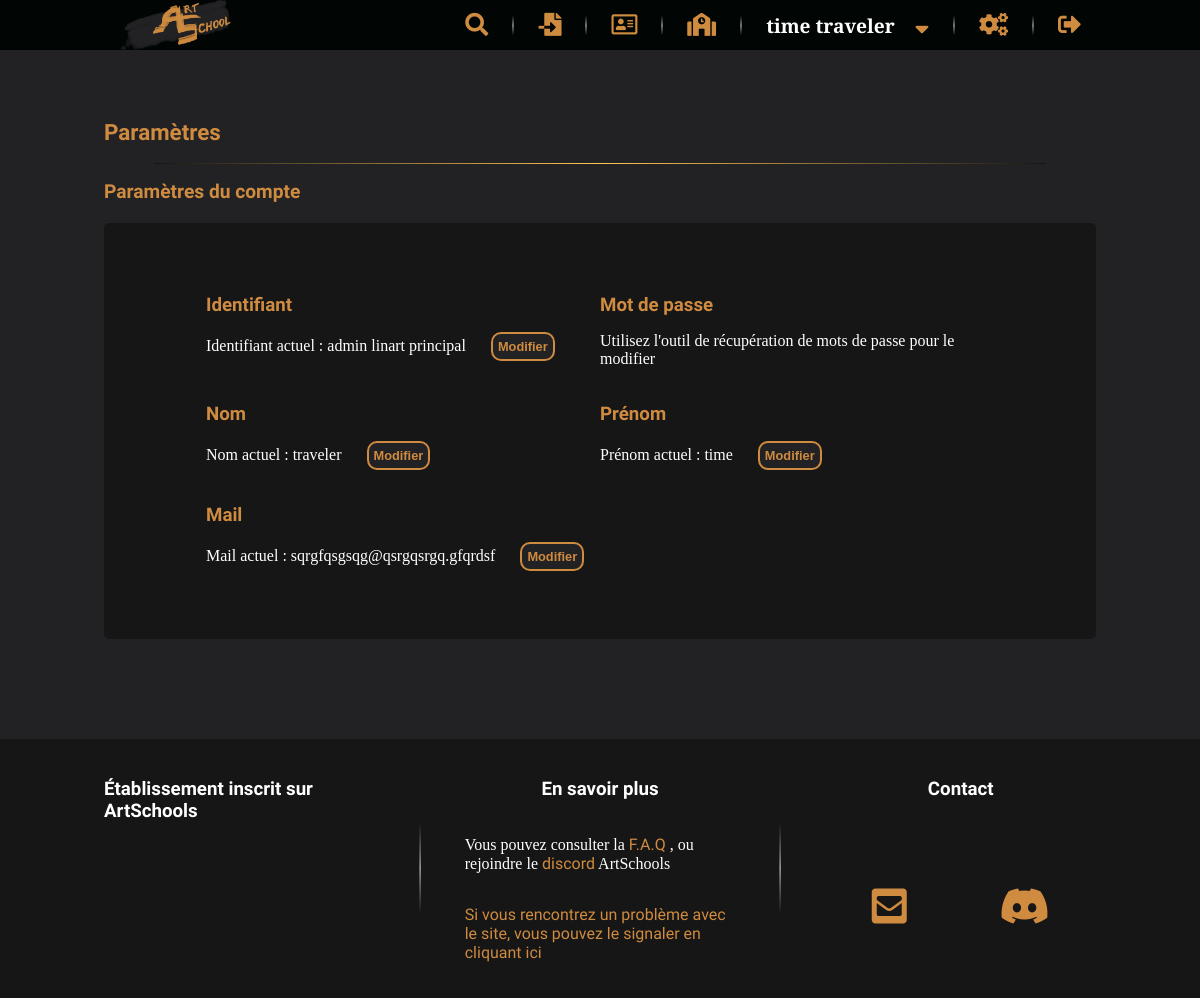
Page /P5_01_Code/index.php?action=settings (signed in) on the committed database.
### tables this page shows
CREATE TABLE IF NOT EXISTS `as_user` (
  `id` int(11) NOT NULL AUTO_INCREMENT,
  `pseudo` varchar(50) NOT NULL,
  `firstName` varchar(100) DEFAULT NULL,
  `lastName` varchar(100) DEFAULT NULL,
  `mail` varchar(255) NOT NULL,
  `school` varchar(255) NOT NULL,
  `schoolGroup` varchar(50) DEFAULT NULL,
  `password` varchar(255) NOT NULL,
  `temporaryPassword` text DEFAULT NULL,
  `beingReset` tinyint(1) NOT NULL DEFAULT 0,
  `nbWarning` int(11) NOT NULL DEFAULT 0,
  `isBan` tinyint(1) NOT NULL DEFAULT 0,
  `isAdmin` tinyint(1) NOT NULL DEFAULT 0,
  `isModerator` tinyint(1) NOT NULL DEFAULT 0,
  `isActive` tinyint(1) NOT NULL DEFAULT 1,
  `profileBannerInfo` text DEFAULT NULL,
  `profilePictureInfo` text DEFAULT NULL,
  `profileTextInfo` text DEFAULT NULL,
  PRIMARY KEY (`id`)
);

### P5_01_Code/model/RenderView.php (called while the page is built, shortened)
<?php
class RenderView
{
    public static function render(string $template, string $view, array $data = null)
    {
        require 'view/' . $view;
    }
}

### P5_01_Code/model/Database.php (called while the page is built, shortened)
<?php
abstract class Database
{
    protected static $db;
    protected function getConnection()
    {
        if (empty(self::$db)) {
            self::$db = new \PDO(self::DB_HOST, self::DB_LOGIN, self::DB_PASSWORD, self::DB_ERRMODE);
            return self::$db;
        } else {
            return self::$db;
        }
    }
    public function sql($req, array $parameters = null)
    {
        $q = $this->getConnection()->prepare($req);
        if ($parameters) {
            foreach ($parameters as $paraKey => $paraValue) {
                if (is_int($paraValue)) {
                    $q->bindValue($paraKey, $paraValue, \PDO::PARAM_INT);
                } else {
                    $q->bindValue($paraKey, $paraValue);
                }
            }
        }
        $q->execute();
        return $q;
    }
}

### P5_01_Code/model/UserManager.php (called while the page is built, shortened)
<?php
class UserManager extends AbstractManager
{
    public static $OBJECT_TYPE = 'Chemin\ArtSchools\Model\User';
    public static $TABLE_NAME = 'as_user';
    public static $TABLE_CHAMPS ='id, pseudo, firstName, lastName, password, mail, school, schoolGroup, temporaryPassword, beingReset,
        nbWarning, isBan, isAdmin, isModerator,
        isActive, profileBannerInfo, profilePictureInfo, profileTextInfo';
    public function getUserByPseudo(string $pseudo)
    {
        if ($this->pseudoExists($pseudo)) {
            $q = $this->sql(
                'SELECT ' . static::$TABLE_CHAMPS . '
                FROM ' . static::$TABLE_NAME . '
                WHERE pseudo = :pseudo',
                [':pseudo' => $pseudo]
            );
            $result = $q->fetchObject(static::$OBJECT_TYPE);
            return $result;
        } else {
            return false;
        }
    }
    public function pseudoExists(string $pseudo)
    {
        if (strlen($pseudo) > 0) {
            $q = $this->sql(
                'SELECT pseudo
                FROM ' . static::$TABLE_NAME . '
                WHERE pseudo = :pseudo',
                [':pseudo' => $pseudo]
            );
            if ($q->fetch()) {
                return true;
            } else {
                $q->closeCursor();
                return false;
            }
        } else {
            return false;
        }
    }
}

### P5_01_Code/model/User.php (called while the page is built, shortened)
<?php
class User
{
    private $id,
        $pseudo,
        $firstName,
        $lastName,
        $mail,
        $school,
        $schoolGroup,
        $password,
        $temporaryPassword,
        $beingReset,
        $nbWarning,
        $isBan,
        $isAdmin,
        $isModerator,
        $isActive,
        $profileBannerInfo = null,
        $profileBanner,
        $noBanner,
        $profilePictureInfo = null,
        $profilePicture,
        $profilePictureOrientation,
        $profilePictureSize,
        $profileTextInfo = null,
        $profileTextBlock,
        $profileTextPseudo,
        $profileTextSchool;
    public function getPseudo()
    {
        return $this->pseudo;
    }
    public function getFirstName()
    {
        return $this->firstName;
    }
    public function getLastName()
    {
        return $this->lastName;
    }
    public function getMail()
    {
        return $this->mail;
    }
}

### P5_01_Code/view/frontend/settingsView.php (the view, shortened to what this page needs)
<section id="blockSettings" class="container">
    <h1>Paramètres</h1>
    <hr>
    <div>
        <h2>Paramètres du compte</h2>
        <div id="accountSettings" class="blockStyleTwo">
            <div>
                <h3 class="orang">Identifiant</h3>
                <p>
                    Identifiant actuel : <span><?=$data['user']->getPseudo()?></span><button id="editPseudo" inputNeeded="text" elem="pseudo">Modifier</button>
                </p>
            </div>
            <div>
                <h3 class="orang">Mot de passe</h3>
                <p>
                    Utilisez l'outil de récupération de mots de passe pour le modifier
                </p>
            </div>
            <div>
                <h3 class="orang">Nom</h3>
                <p>
                    Nom actuel : <span><?=$data['user']->getLastName()?></span><button id="editLastName" inputNeeded="text" elem="lastName">Modifier</button>
                </p>
            </div>
            <div>
                <h3 class="orang">Prénom</h3>
                <p>
                    Prénom actuel : <span><?=$data['user']->getFirstName()?></span><button id="editFirstName" inputNeeded="text" elem="firstName">Modifier</button>
                </p>
            </div>
           <div>
                <h3 class="orang">Mail</h3>
                <p>
                    Mail actuel : <span><?=$data['user']->getMail()?></span><button id="editMail" inputNeeded="text" elem="mail">Modifier</button>
                </p>
           </div>
        </div>
    </div>
</section>

### P5_01_Code/public/css/styleGeneral.css (style rules this page uses)
body { margin: 0px; color: white; background-color: #222224; font-family: 'Slabo 27px', serif; }
h1 { font-size: 1.4em; color: #CF8B3F; }
h2 { font-size: 1.2em; color: #CF8B3F; }
h1, h2, h3, h4, h5, h6, caption { font-family: 'Asap', sans-serif; }
hr { background : linear-gradient(to right, #161617, #FFC652, #161617); border:none; height: 1px; width: 90%; }
section > h1 { text-align: left; }
.blockStyleTwo { display: flex; flex-direction: column; border: solid 2px #161617; border-radius: 5px; padding: 50px 100px; margin-top: 20px; background-color: #161617; }
.container { max-width: 90%; margin: auto; }
.orang { color: #CF8B3F; }
button { padding: 5px; margin-left: 10px; background-color: #222224; color: #CF8B3F; font-weight: bolder; font-size: 1em; border: solid 2px #CF8B3F; border-radius: 10px; cursor: pointer; }
@media all and (min-width:992px) and (max-width:1200px) { .container { max-width: 992px; } }
@media all and (min-width:992px) and (max-width:1200px) { button { font-size: 0.8em; } }

### P5_01_Code/public/css/settings.css (style rules this page uses)
#blockSettings { padding: 50px 0 100px 0; }
#blockSettings h3 { margin-bottom: 0; }
#blockSettings button { margin-left: 25px; }
#accountSettings { flex-direction: row; flex-wrap: wrap; }
#accountSettings > div { width: 50%; }

### rows in the picture
as_user: pseudo "admin linart principal", lastName "traveler", firstName "time", mail "sqrgfqsgsqg@qsrgqsrgq.gfqrdsf"

### other values in the picture
$_SESSION['fullName'] "time traveler"
